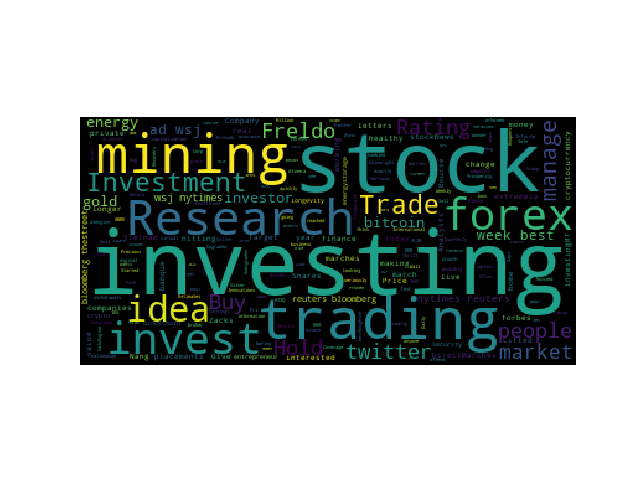

Source code (Python):
##WordCloud.py
##This program parses the file called TwitterResultsRaw.txt from
##TweepyJSONReader.py


import matplotlib.pyplot as plt
import wordcloud

##make sure TwitterResultsRaw.txt is placed in the current working directory
Rawfilename="TwitterResultsRaw.txt"


text = open(Rawfilename).read()
wordcloud = wordcloud.WordCloud().generate(text)
#plt.imshow() display an image that is array-like or a PIL image
plt.imshow(wordcloud)
plt.axis("off")
